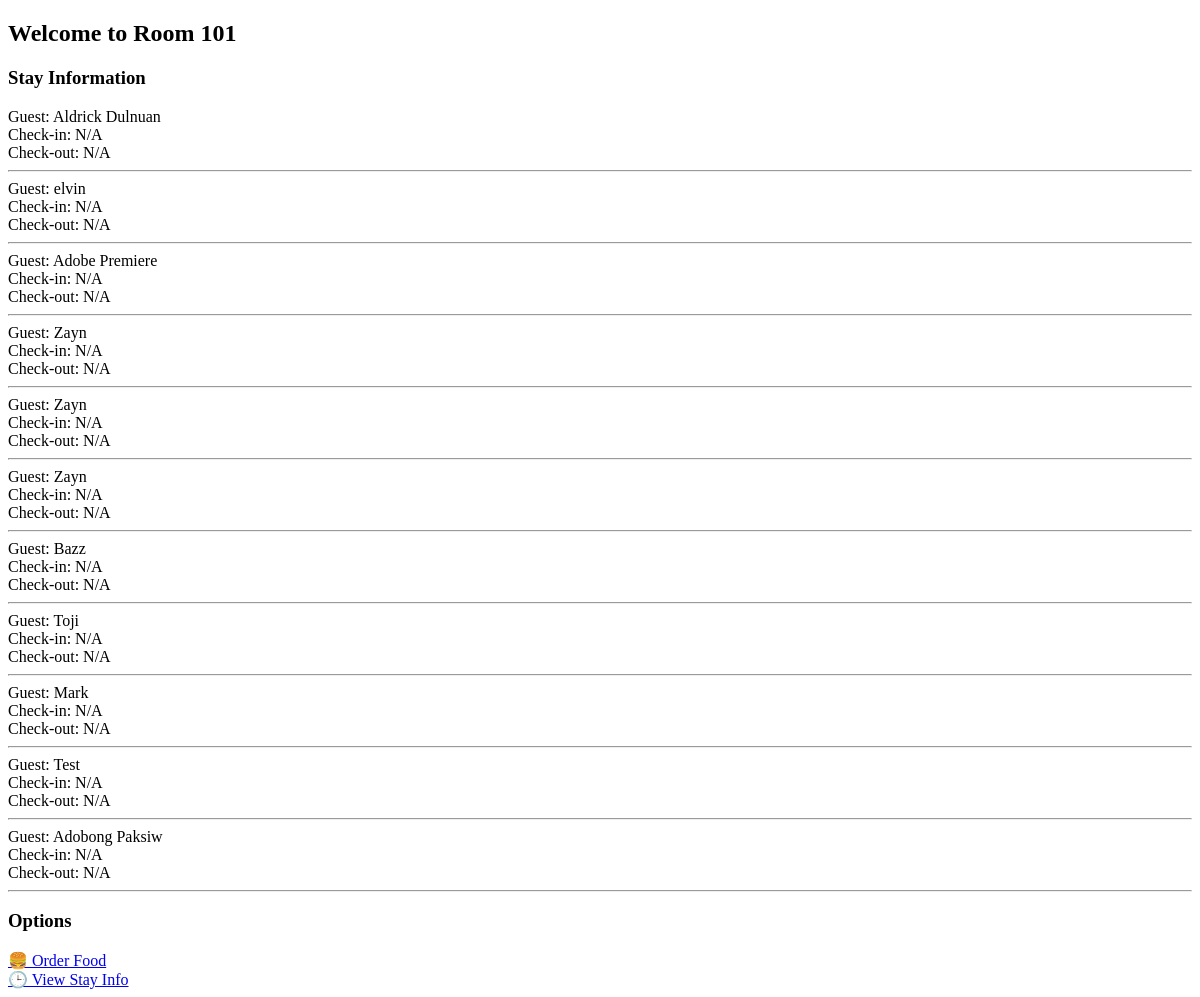
/guest/dashboard.php?room=101, run on an earlier commit of the app's database.
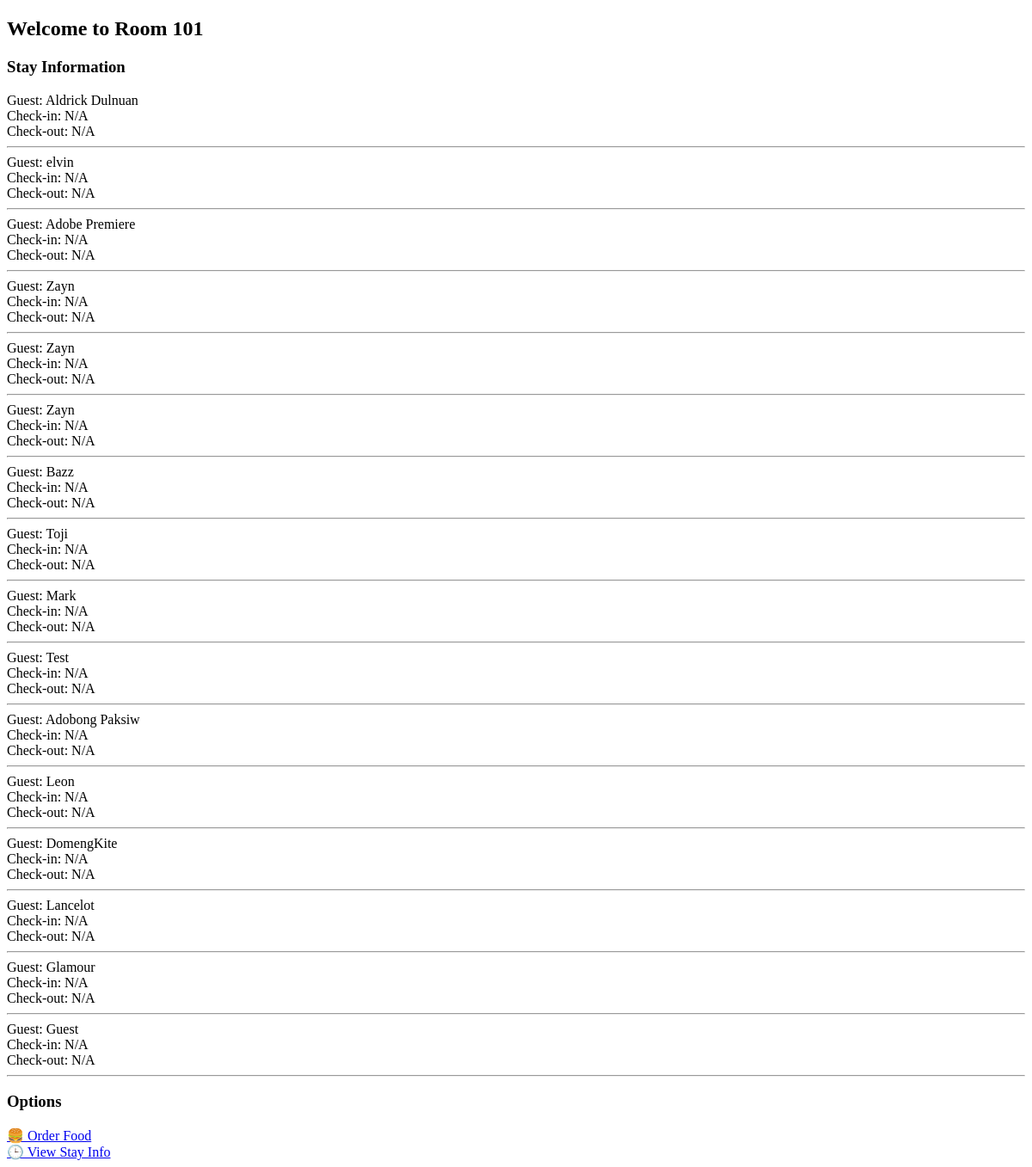
And on a later commit of the database.
### tables this page shows
CREATE TABLE `bookings` (
  `id` int NOT NULL,
  `guest_name` varchar(100) DEFAULT NULL,
  `email` varchar(255) DEFAULT NULL,
  `address` text,
  `telephone` varchar(20) DEFAULT NULL,
  `age` int DEFAULT NULL,
  `num_people` int DEFAULT NULL,
  `room_number` varchar(10) DEFAULT NULL,
  `duration` varchar(10) DEFAULT NULL,
  `payment_mode` varchar(10) DEFAULT NULL,
  `reference_number` varchar(50) DEFAULT NULL,
  `booking_token` varchar(20) DEFAULT NULL,
  `amount_paid` double DEFAULT NULL,
  `total_price` double DEFAULT NULL,
  `change_amount` double DEFAULT NULL,
  `start_date` datetime DEFAULT NULL,
  `end_date` datetime DEFAULT NULL,
  `status` varchar(20) NOT NULL DEFAULT 'upcoming',
  `created_at` timestamp NULL DEFAULT CURRENT_TIMESTAMP,
  `cancellation_reason` text,
  `cancelled_by` int DEFAULT NULL,
  `cancelled_at` datetime DEFAULT NULL
);

### guest/dashboard.php (the view, shortened to what this page needs)
<?php
include '../database.php';
$room = $_GET['room'] ?? '';
$room = (int)$room;
$stmt = $conn->prepare("SELECT * FROM bookings WHERE room_number = ?");
$stmt->bind_param("i", $room);
$stmt->execute();
$result = $stmt->get_result();
$bookings = $result->fetch_all(MYSQLI_ASSOC);
$stmt = $conn->prepare("SELECT * FROM rooms WHERE room_number = ?");
$stmt->bind_param("i", $room);
$stmt->execute();
$roomResult = $stmt->get_result();
$roomData = $roomResult->fetch_assoc();
?>
<!DOCTYPE html>
<html>
<head>
</head>
<body>
  <h2>Welcome to Room <?php echo htmlspecialchars($roomData['room_number']); ?></h2>
  <?php if ($bookings): ?>
    <h3>Stay Information</h3>
    <?php foreach ($bookings as $b): ?>
        Guest: <?php echo htmlspecialchars($b['guest_name'] ?? 'Unknown'); ?><br>
        Check-in: <?php echo htmlspecialchars($b['check_in'] ?? 'N/A'); ?><br>
        Check-out: <?php echo htmlspecialchars($b['check_out'] ?? 'N/A'); ?><br>
        <hr>
    <?php endforeach; ?>
  <?php else: ?>
    <p>❌ No bookings found for this room.</p>
  <?php endif; ?>
  <h3>Options</h3>
  <a href="order-food.php?room=<?php echo urlencode($room); ?>">🍔 Order Food</a><br>
  <a href="view-stay.php?room=<?php echo urlencode($room); ?>">🕒 View Stay Info</a><br>
</body>
</html>

What changed in the data, as far as the page shows it:
added bookings: guest_name "Leon", check_in "N/A", check_out "N/A"
added bookings: guest_name "DomengKite", check_in "N/A", check_out "N/A"
added bookings: guest_name "Lancelot", check_in "N/A", check_out "N/A"
added bookings: guest_name "Glamour", check_in "N/A", check_out "N/A"
added bookings: guest_name "Guest", check_in "N/A", check_out "N/A"
